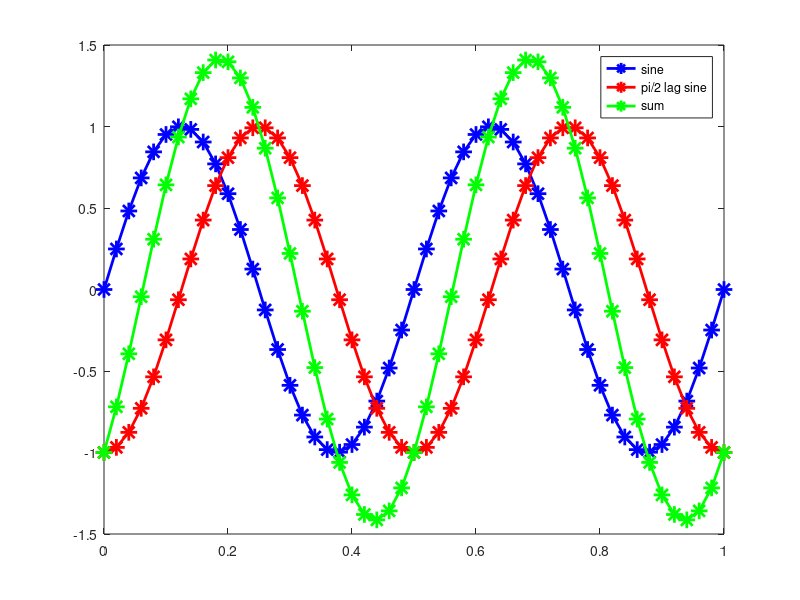

This chart was generated by the following MATLAB code:
clear all;
amplitude = 1.0;

update_rate = 50; % update current through coils at 10 Hz (20 times per second)
dt = 1/update_rate; % time between samples

cycle_length = 2*pi; % sine wave has a cycle length of 2pi

num_cycles = 1;
wave_freq = 2; % sine wave frequency is 1 Hz = 1 cycle / sec

total_time = 1; %1 second; final time for 1 cycle/ 1 waveform.

num_samples = update_rate
% Need to scale sine wave such that 1 sine wave cycle will fit into the
% update rate of the coils (10 samples)
time = 0:1/update_rate:1;
num_iter = update_rate * total_time;
for i = 1:update_rate+1

%   % Multiply by 2*pi--now it's one cycle per sample:
    buffer(i) = amplitude * sin(wave_freq*(2 * pi) * time(i)); 
%    
%   % Multiply by 1 samples per second--now it's 1 cycles per second:
   buffer2(i) = amplitude * sin(wave_freq * (2*pi) *time(i) - pi/2);
  % Divide by 10 samples per second--now it's 1 cycles per 1 samples, which is just what we needed:
%     buffer(i) = amplitude * sin(wave_freq * (2 * pi) * i / update_rate);
end


xval = 1:num_samples;
figure(1);clf;
plot(time,buffer,'-*b','MarkerSize',12,'LineWidth',2);hold on;
plot(time,buffer2,'-*r','MarkerSize',12,'LineWidth',2);
plot(time,buffer+buffer2,'-*g','MarkerSize',12,'LineWidth',2);
legend('sine','pi/2 lag sine','sum')

